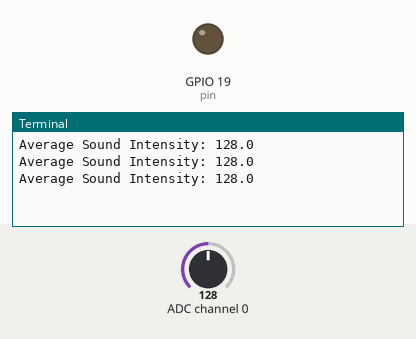
Bench run of a program on a simulated Raspberry Pi (BCM pin numbers). On the bench: output pins drawn as LEDs (lit = HIGH), the last lines printed to the terminal. The test bench sets the inputs (shaded band); at power-on: ADC channel 0 = 128 (analog values on the 0–255 scale).

Above: at 1.2 s.
1.3 s: ADC channel 0 set to 178
At 1.9 s:
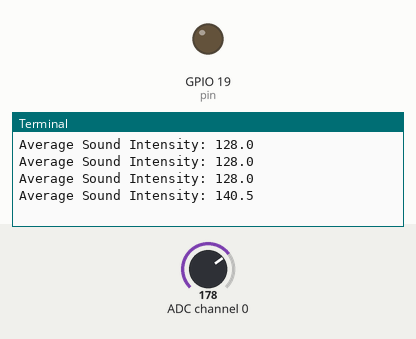
At 2.9 s:
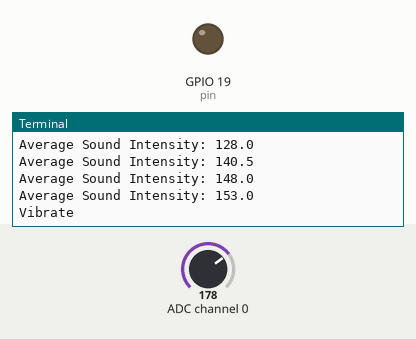
Timing chart, 0 to 4.4 s (numbered marks = the images above; inputs shaded):
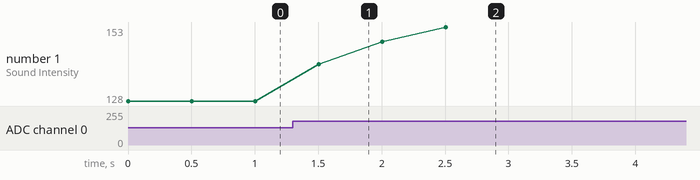

The program:

Code_interfaced_with_Raspberry_Pi_.py
```python
"""
McMaster University IBEHS 1P10

Group 1
Alarm Detection Warning Device for Hearing Impared Individuals
        - Program is able to calculate the average sound intensity,
          and use that to determine whether or not an emergency alarm is ringing.
        - If an alarm is found to be ringing, a vibration motor is triggered, indicating
          to the user that an alarm is ringing

February 28, 2018
"""
#Import Modules
import PCF8591 as ADC
import RPi.GPIO as GPIO
import time

#ADC Converter Configuration
def setup():
    ADC.setup(0x48)
setup()

#Vibration Motor Configuration
pin = 19 #pin for vibration motor
GPIO.setmode(GPIO.BCM)
GPIO.setup(pin,GPIO.OUT)

def on():
    GPIO.output(pin,0) #activate vibration motor
def off():
    GPIO.output(pin,1) #decactivate vibration motor

#Functions for Main()
def checkAverage(data): #inputs individual data values, and returns the average of the previous 10 entries
        global listValues
        if data > 100.0: #do not include data below 100
                listValues.append(data) #append data to list of values
                if len(listValues) > 10: #if the list is larger than 10, remove the oldest entry
                        listValues.remove(listValues[0])
        try:
                average = sum(listValues)/len(listValues) #calculate the average of the list
                average = round(average,1) #round the average to 1 decimal place for ease of readability
        except ZeroDivisionError: #if the first data entry is less than 100, the list will be empty
                average = data
        return(average)

def ActivateVibration():
    Vibrate = True
    while Vibrate == True: #loop until keyboard is interupted
        try:
            print("Vibrate")
            on() #turn on vibration motor
            time.sleep(0.5)

        except KeyboardInterrupt: #in place of a reset button
            print("\nSensor Reset.\n")
            off() #turn off vibration motor
            Vibrate = False

def Main():
    while True: #Run indefinitely when on power
        global listValues
        listValues = [] #reset/initialize average when sensor is reset

        try:
                analyseSound = True
                while analyseSound == True:
                        data = ADC.read(0) #runs with individual data entries
                        average = checkAverage(data) #Calculate a running average of the previous 10 data entries
                        print('Average Sound Intensity: '+ str(average))
                        if average > 150: #if the average if over 150, the alarm is ringing
                                analyseSound = False
                                ActivateVibration() #if activate vibration returns false, reset sensor
                        time.sleep(0.5) #only an alarm ringing for more than 5 seconds will be registered (0.5 seconds per entry * 10 entries)

        except KeyboardInterrupt: #if ctrl C is pressed during analysis, program will exit
            print("\nProgram Terminated.")
            break #Break from while True loop

Main()
```

Measured:
- after the input at 1.3 s, the terminal: prints a new line after 0.20 s (image 1)
- plotted number 1: 128 → 153 after the input at 1.3 s
